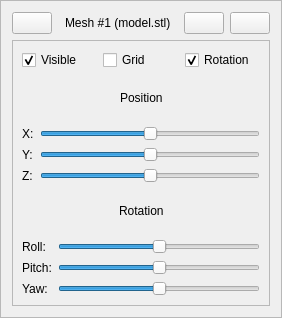
<?xml version="1.0" encoding="UTF-8"?>
<ui version="4.0">
 <class>MeshWidget</class>
 <widget class="QFrame" name="MeshWidget">
  <property name="geometry">
   <rect>
    <x>0</x>
    <y>0</y>
    <width>282</width>
    <height>318</height>
   </rect>
  </property>
  <property name="sizePolicy">
   <sizepolicy hsizetype="Fixed" vsizetype="Fixed">
    <horstretch>0</horstretch>
    <verstretch>0</verstretch>
   </sizepolicy>
  </property>
  <property name="baseSize">
   <size>
    <width>0</width>
    <height>0</height>
   </size>
  </property>
  <property name="windowTitle">
   <string>Frame</string>
  </property>
  <property name="frameShape">
   <enum>QFrame::StyledPanel</enum>
  </property>
  <property name="frameShadow">
   <enum>QFrame::Raised</enum>
  </property>
  <layout class="QVBoxLayout" name="verticalLayout">
   <item>
    <layout class="QHBoxLayout" name="horizontalLayout">
     <item>
      <widget class="QPushButton" name="openButton">
       <property name="sizePolicy">
        <sizepolicy hsizetype="Fixed" vsizetype="Fixed">
         <horstretch>0</horstretch>
         <verstretch>0</verstretch>
        </sizepolicy>
       </property>
       <property name="toolTip">
        <string>Open/Close settings</string>
       </property>
       <property name="text">
        <string/>
       </property>
       <property name="icon">
        <iconset resource="icons.qrc">
         <normaloff>:/Icons/downTriangle.svg</normaloff>:/Icons/downTriangle.svg</iconset>
       </property>
      </widget>
     </item>
     <item>
      <spacer name="horizontalSpacer">
       <property name="orientation">
        <enum>Qt::Horizontal</enum>
       </property>
       <property name="sizeHint" stdset="0">
        <size>
         <width>40</width>
         <height>20</height>
        </size>
       </property>
      </spacer>
     </item>
     <item>
      <widget class="QLabel" name="nameLabel">
       <property name="text">
        <string>Mesh #1 (model.stl)</string>
       </property>
      </widget>
     </item>
     <item>
      <spacer name="horizontalSpacer_2">
       <property name="orientation">
        <enum>Qt::Horizontal</enum>
       </property>
       <property name="sizeHint" stdset="0">
        <size>
         <width>40</width>
         <height>20</height>
        </size>
       </property>
      </spacer>
     </item>
     <item>
      <widget class="QPushButton" name="colorButton">
       <property name="sizePolicy">
        <sizepolicy hsizetype="Fixed" vsizetype="Fixed">
         <horstretch>0</horstretch>
         <verstretch>0</verstretch>
        </sizepolicy>
       </property>
       <property name="toolTip">
        <string>Choose mesh color</string>
       </property>
       <property name="text">
        <string/>
       </property>
      </widget>
     </item>
     <item>
      <widget class="QPushButton" name="removeButton">
       <property name="sizePolicy">
        <sizepolicy hsizetype="Fixed" vsizetype="Fixed">
         <horstretch>0</horstretch>
         <verstretch>0</verstretch>
        </sizepolicy>
       </property>
       <property name="toolTip">
        <string>Remove mesh</string>
       </property>
       <property name="text">
        <string/>
       </property>
       <property name="icon">
        <iconset resource="icons.qrc">
         <normaloff>:/Icons/minus.svg</normaloff>:/Icons/minus.svg</iconset>
       </property>
      </widget>
     </item>
    </layout>
   </item>
   <item>
    <widget class="QFrame" name="settings">
     <property name="frameShape">
      <enum>QFrame::StyledPanel</enum>
     </property>
     <property name="frameShadow">
      <enum>QFrame::Raised</enum>
     </property>
     <layout class="QVBoxLayout" name="verticalLayout_2">
      <item>
       <layout class="QHBoxLayout" name="horizontalLayout_2">
        <item>
         <widget class="QCheckBox" name="visibleCheckBox">
          <property name="toolTip">
           <string>Visibility of mesh</string>
          </property>
          <property name="text">
           <string>Visible</string>
          </property>
          <property name="checked">
           <bool>true</bool>
          </property>
         </widget>
        </item>
        <item>
         <widget class="QCheckBox" name="gridCheckBox">
          <property name="toolTip">
           <string>Grid/Solid view</string>
          </property>
          <property name="text">
           <string>Grid</string>
          </property>
         </widget>
        </item>
        <item>
         <widget class="QCheckBox" name="rotationCheckBox">
          <property name="toolTip">
           <string>Enable/Disable continious rotation</string>
          </property>
          <property name="text">
           <string>Rotation</string>
          </property>
          <property name="checked">
           <bool>true</bool>
          </property>
         </widget>
        </item>
       </layout>
      </item>
      <item>
       <layout class="QHBoxLayout" name="horizontalLayout_3">
        <item>
         <spacer name="horizontalSpacer_3">
          <property name="orientation">
           <enum>Qt::Horizontal</enum>
          </property>
          <property name="sizeHint" stdset="0">
           <size>
            <width>40</width>
            <height>20</height>
           </size>
          </property>
         </spacer>
        </item>
        <item>
         <widget class="QLabel" name="label">
          <property name="text">
           <string>Position</string>
          </property>
         </widget>
        </item>
        <item>
         <spacer name="horizontalSpacer_4">
          <property name="orientation">
           <enum>Qt::Horizontal</enum>
          </property>
          <property name="sizeHint" stdset="0">
           <size>
            <width>40</width>
            <height>20</height>
           </size>
          </property>
         </spacer>
        </item>
       </layout>
      </item>
      <item>
       <layout class="QFormLayout" name="formLayout_2">
        <item row="2" column="0">
         <widget class="QLabel" name="label_3">
          <property name="text">
           <string>Z:</string>
          </property>
         </widget>
        </item>
        <item row="1" column="0">
         <widget class="QLabel" name="label_6">
          <property name="text">
           <string>Y:</string>
          </property>
         </widget>
        </item>
        <item row="0" column="0">
         <widget class="QLabel" name="label_7">
          <property name="text">
           <string>X:</string>
          </property>
         </widget>
        </item>
        <item row="0" column="1">
         <widget class="QSlider" name="xSlider">
          <property name="minimum">
           <number>-99</number>
          </property>
          <property name="value">
           <number>0</number>
          </property>
          <property name="orientation">
           <enum>Qt::Horizontal</enum>
          </property>
         </widget>
        </item>
        <item row="1" column="1">
         <widget class="QSlider" name="ySlider">
          <property name="minimum">
           <number>-99</number>
          </property>
          <property name="orientation">
           <enum>Qt::Horizontal</enum>
          </property>
         </widget>
        </item>
        <item row="2" column="1">
         <widget class="QSlider" name="zSlider">
          <property name="minimum">
           <number>-99</number>
          </property>
          <property name="orientation">
           <enum>Qt::Horizontal</enum>
          </property>
         </widget>
        </item>
       </layout>
      </item>
      <item>
       <layout class="QHBoxLayout" name="horizontalLayout_10">
        <item>
         <spacer name="horizontalSpacer_5">
          <property name="orientation">
           <enum>Qt::Horizontal</enum>
          </property>
          <property name="sizeHint" stdset="0">
           <size>
            <width>40</width>
            <height>20</height>
           </size>
          </property>
         </spacer>
        </item>
        <item>
         <widget class="QLabel" name="label_8">
          <property name="text">
           <string>Rotation</string>
          </property>
         </widget>
        </item>
        <item>
         <spacer name="horizontalSpacer_6">
          <property name="orientation">
           <enum>Qt::Horizontal</enum>
          </property>
          <property name="sizeHint" stdset="0">
           <size>
            <width>40</width>
            <height>20</height>
           </size>
          </property>
         </spacer>
        </item>
       </layout>
      </item>
      <item>
       <layout class="QFormLayout" name="formLayout">
        <item row="2" column="0">
         <widget class="QLabel" name="label_2">
          <property name="text">
           <string>Yaw:</string>
          </property>
         </widget>
        </item>
        <item row="1" column="0">
         <widget class="QLabel" name="label_4">
          <property name="text">
           <string>Pitch:</string>
          </property>
         </widget>
        </item>
        <item row="0" column="0">
         <widget class="QLabel" name="label_5">
          <property name="text">
           <string>Roll:</string>
          </property>
         </widget>
        </item>
        <item row="0" column="1">
         <widget class="QSlider" name="rollSlider">
          <property name="minimum">
           <number>-179</number>
          </property>
          <property name="maximum">
           <number>179</number>
          </property>
          <property name="orientation">
           <enum>Qt::Horizontal</enum>
          </property>
         </widget>
        </item>
        <item row="1" column="1">
         <widget class="QSlider" name="pitchSlider">
          <property name="minimum">
           <number>-179</number>
          </property>
          <property name="maximum">
           <number>179</number>
          </property>
          <property name="orientation">
           <enum>Qt::Horizontal</enum>
          </property>
         </widget>
        </item>
        <item row="2" column="1">
         <widget class="QSlider" name="yawSlider">
          <property name="minimum">
           <number>-179</number>
          </property>
          <property name="maximum">
           <number>179</number>
          </property>
          <property name="orientation">
           <enum>Qt::Horizontal</enum>
          </property>
         </widget>
        </item>
       </layout>
      </item>
     </layout>
    </widget>
   </item>
  </layout>
 </widget>
 <resources>
  <include location="icons.qrc"/>
 </resources>
 <connections/>
</ui>
